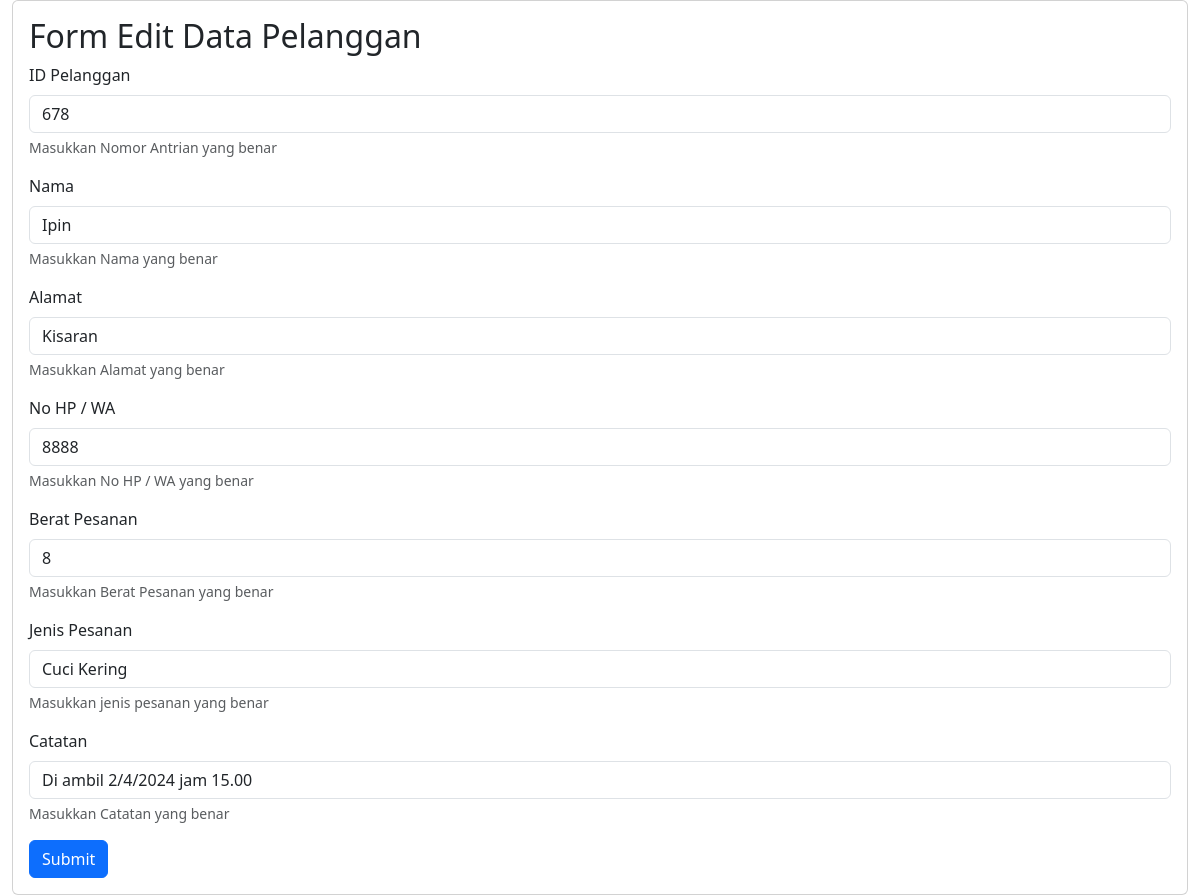
Page /edit.php?no_antrian=678 on the committed database.
### tables this page shows
CREATE TABLE `pelanggan` (
  `no_antrian` int(10) NOT NULL,
  `nama` varchar(100) NOT NULL,
  `alamat` varchar(150) NOT NULL,
  `nomorhp` varchar(15) NOT NULL,
  `berat` int(10) NOT NULL,
  `jenis_pesanan` varchar(150) NOT NULL,
  `catatan` varchar(150) NOT NULL
);

### edit.php (the view, shortened to what this page needs)
<?php
if(!empty($_GET['no_antrian'])) {
    include_once "database.php";
    $no_antrian=$_GET['no_antrian'];
    $sql="SELECT * FROM pelanggan WHERE no_antrian='$no_antrian'";
    $query=mysqli_query($koneksi,$sql)or die ("SQL Error");
    $data=mysqli_fetch_assoc($query);
} else {
    echo "<script> alert('Data Kosong'); window.location.assign('tampil.php');</script>";
}
?>
<!DOCTYPE html>
<html lang="en">
<head>
    <link rel="stylesheet" href="css/bootstrap.min.css">
</head>
<body>
    <div class="container-fluid">
        <div class="card">
            <div class="card-body">
        <h2> Form Edit Data Pelanggan</h2>
         <form action="update.php" method="post">
    <div class="mb-3">
        <label for="no_antrian" class="form-label">ID Pelanggan</label>
        <input type="text" value="<?=$data['no_antrian']?>" class="form-control" id="no_antrian" name="no_antrian" readonly>
        <div id="emailHelp" class="form-text">Masukkan Nomor Antrian yang benar</div>
    </div>
    <div class="mb-3">
        <label for="nama" class="form-label">Nama</label>
        <input type="text" value="<?=$data['nama']?>" class="form-control" id="nama" name="nama">
        <div id="emailHelp" class="form-text">Masukkan Nama yang benar</div>
    </div>
    <div class="mb-3">
        <label for="alamat" class="form-label">Alamat</label>
        <input type="text" value="<?=$data['alamat']?>" class="form-control" id="alamat" name="alamat">
        <div id="emailHelp" class="form-text">Masukkan Alamat yang benar</div>
    </div>
    <div class="mb-3">
        <label for="nomorhp" class="form-label">No HP / WA</label>
        <input type="text" value="<?=$data['nomorhp']?>" class="form-control" id="hp" name="nomorhp">
        <div id="emailHelp" class="form-text">Masukkan No HP / WA yang benar</div>
    </div>
    <div class="mb-3">
        <label for="berat" class="form-label">Berat Pesanan</label>
        <input type="text" value="<?=$data['berat']?>" class="form-control" id="berat" name="berat">
        <div id="emailHelp" class="form-text">Masukkan Berat Pesanan yang benar</div>
    </div>
    <div class="mb-3">
        <label for="jenis_pesanan" class="form-label">Jenis Pesanan</label>
        <input type="text" value="<?=$data['jenis_pesanan']?>" class="form-control" id="jenis_pesanan" name="jenis_pesanan">
        <div id="emailHelp" class="form-text">Masukkan jenis pesanan yang benar</div>
    </div>
    <div class="mb-3">
        <label for="catatan" class="form-label">Catatan</label>
        <input type="text" value="<?=$data['catatan']?>" class="form-control" id="catatan" name="catatan">
        <div id="emailHelp" class="form-text">Masukkan Catatan yang benar</div>
    </div>
    <button type="submit" class="btn btn-primary">Submit</button>
    </form>
    </div>
</div>
    </div>
</body>
</html>

### rows in the picture
pelanggan: no_antrian "678", nama "Ipin", alamat "Kisaran", nomorhp "8888", berat "8", jenis_pesanan "Cuci Kering", catatan "Di ambil 2/4/2024 jam 15.00"
